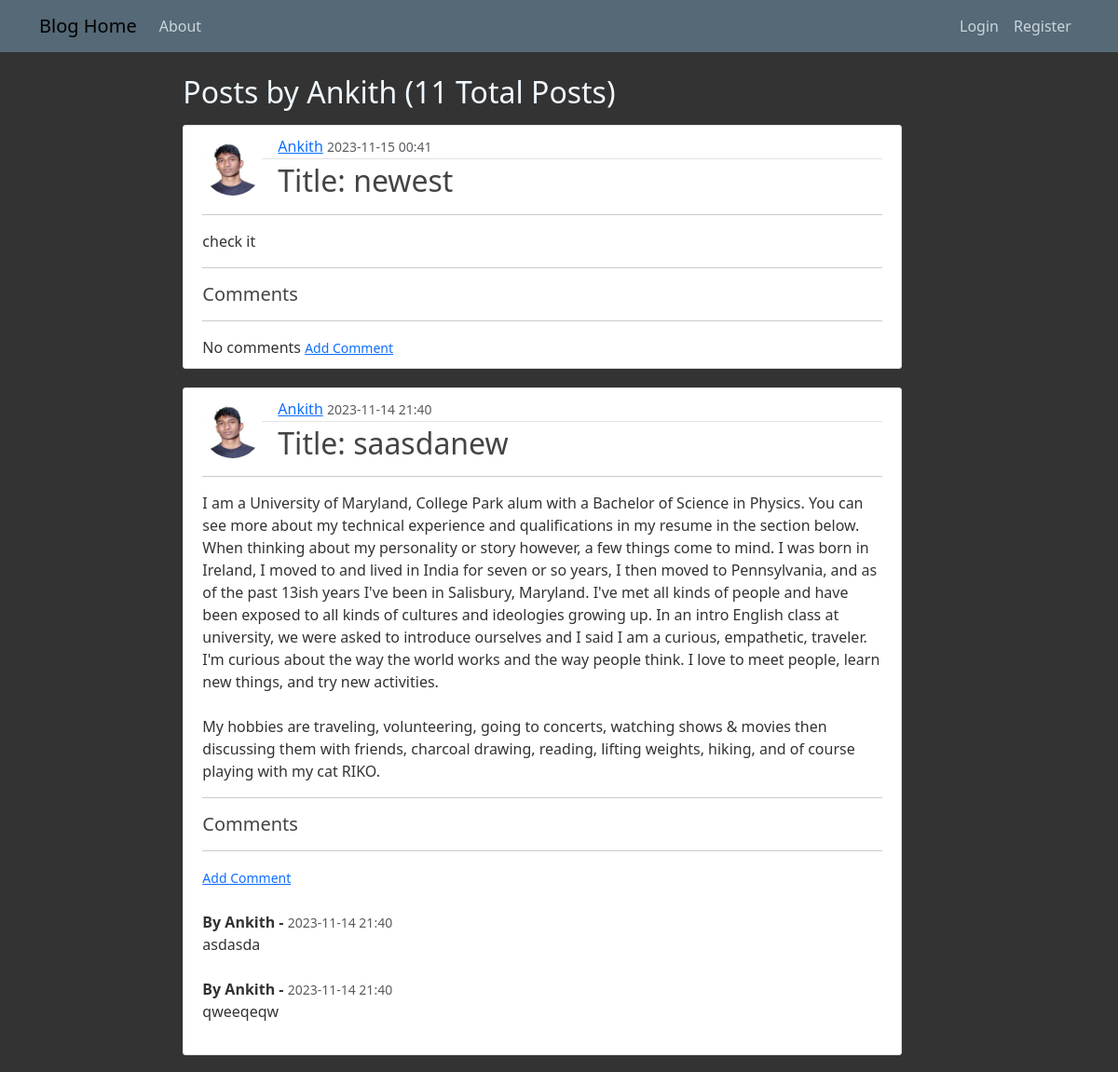
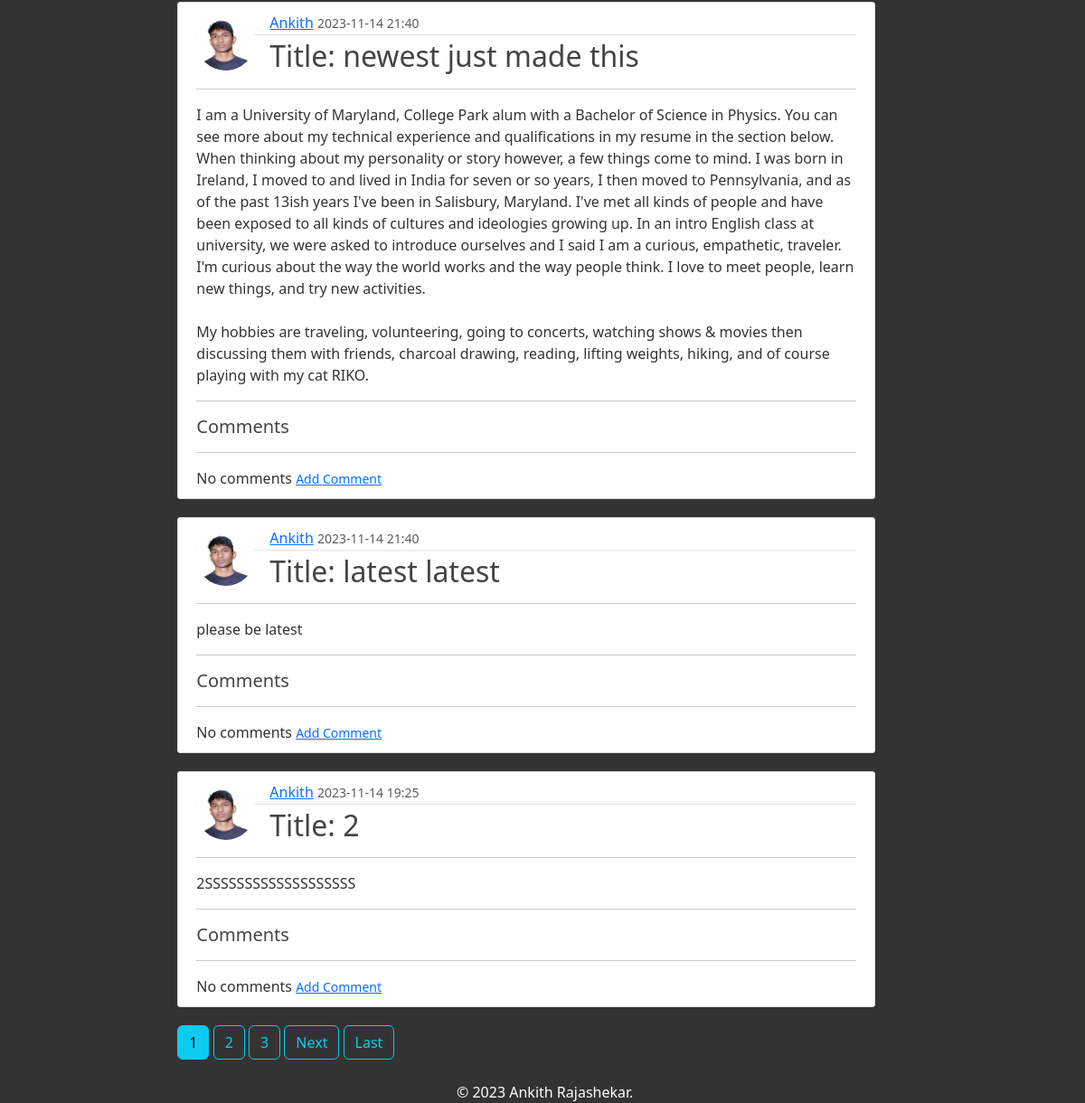
Page /user/Ankith/ on the earlier database version (2 pictures, top to bottom).
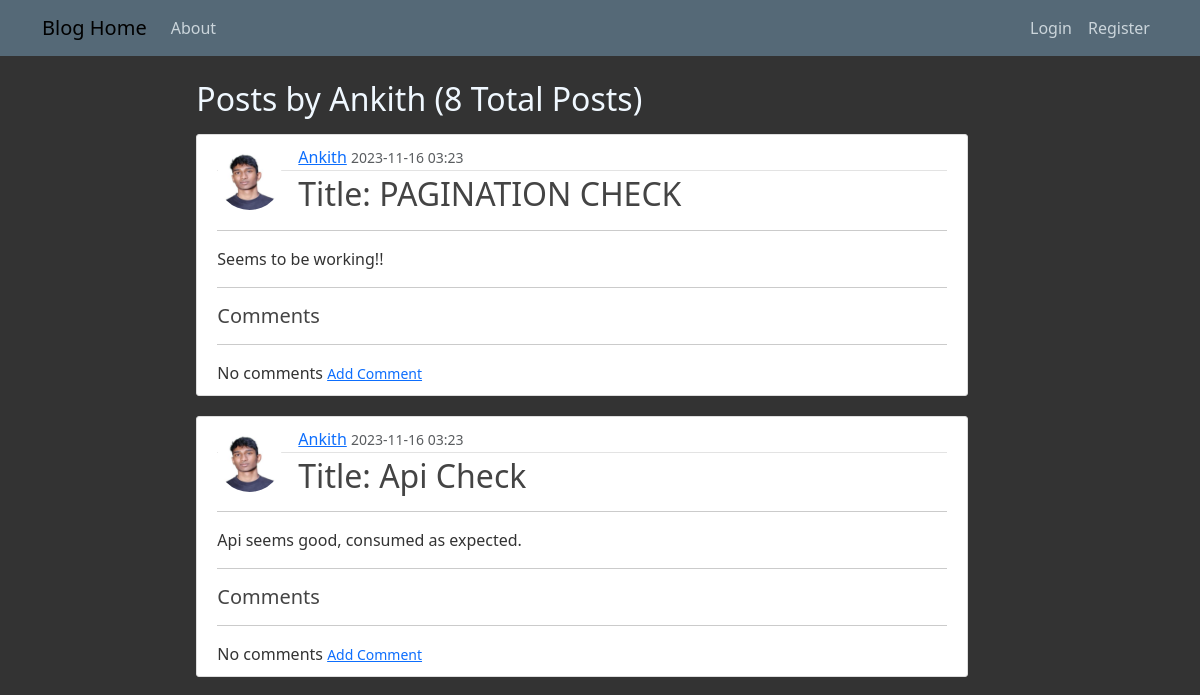
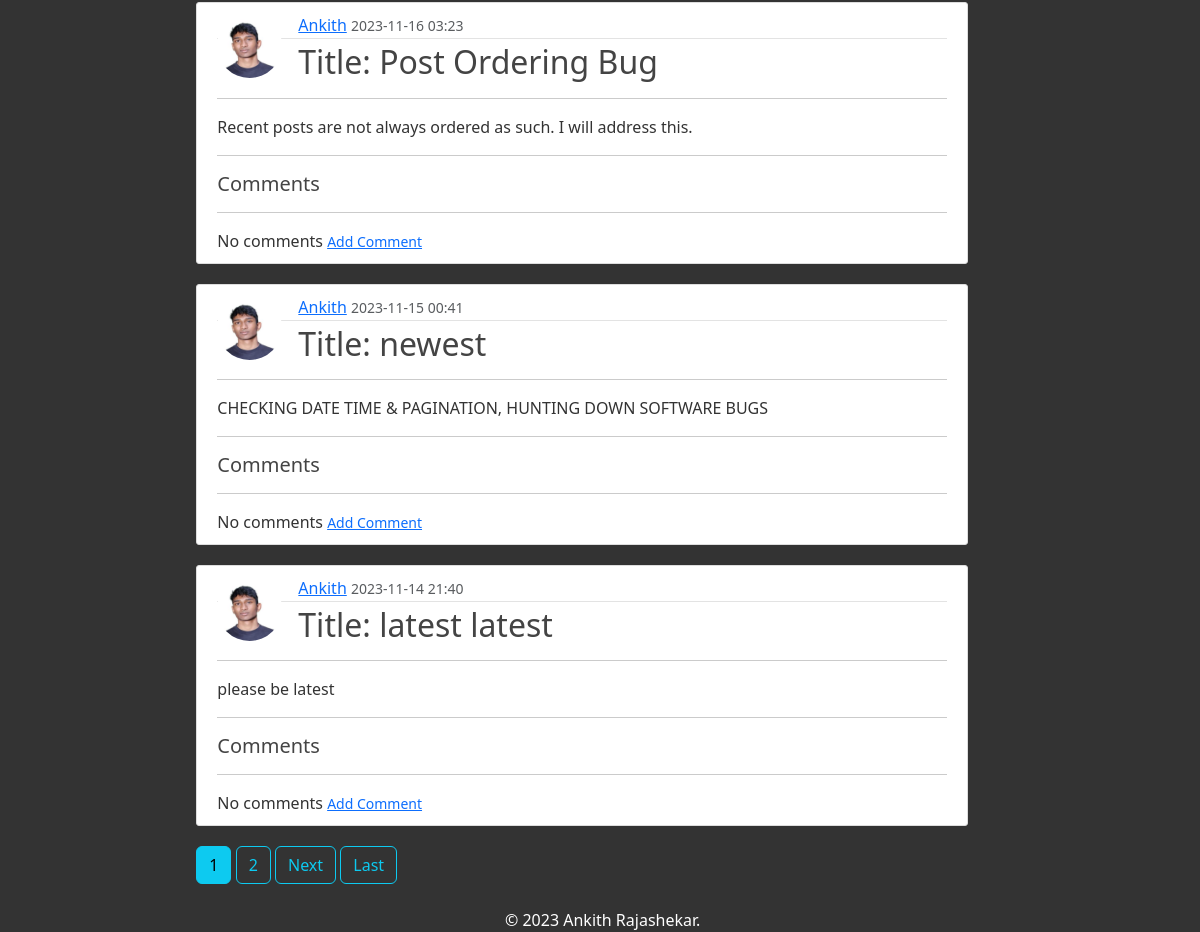
Same page on the later database version (2 pictures, top to bottom).
### blog/models.py (models this page shows, shortened)
class Post(models.Model):
  title = models.CharField(max_length=100)
  content = models.TextField()
  date_posted = models.CharField(default=str(dateformat.format(timezone.now(), 'Y-m-d H:i')), max_length=70)
  user = models.ForeignKey(User, on_delete = models.CASCADE) #this just relates the User model to the author field, but it doesn't get the currently logged in user.
  author = models.TextField(default='user', max_length=100)
  image_url = models.URLField(max_length=300)

class Comment(models.Model):
  post = models.ForeignKey(Post, related_name="comments", on_delete = models.CASCADE)
  user = models.ForeignKey(User, on_delete = models.CASCADE)
  author = models.CharField(max_length=100)
  content = models.TextField(max_length=500)
  date_posted = models.CharField(default=str(dateformat.format(timezone.now(), 'Y-m-d H:i')), max_length=70)

### users/models.py (models this page shows, shortened)
class Profile(models.Model):
    user = models.OneToOneField(User, on_delete=models.CASCADE)
    username = models.TextField(default='user', max_length=100)
    email = models.EmailField(default='email@email.com')
    image = models.ImageField(default='default.jpg', upload_to='profile_pics') #store locally

### blog/views.py (the view)
# urls.py: path('user/<str:username>/', UserPostListView.as_view(), name='user-post'),
class UserPostListView(ListView): #View for an object we will be looping over to display, this must be provided
    model = Post
    template_name = 'blog/user_posts.html'
    context_object_name = 'posts'
    paginate_by = 5
    def get_queryset(self): #modify/override query_set that this view returns
        user = get_object_or_404(User, username=self.kwargs.get('username')) #get username from url using shortcut 'get_object_or_404'. variables sent in are stored as kwargs and accessed by instance of class-view via self
        return Post.objects.filter(user=user).order_by('-date_posted') #ordering was also overriden, so we add proper ordering in return here

### blog/templates/blog/user_posts.html (shortened to what this page needs)
{% extends "blog/base.html" %}
{% block content %}
  <h2 class = "mb-3 offset-md-2" style =color:aliceblue> Posts by {{view.kwargs.username}} ({{page_obj.paginator.count}} Total Posts)</h1>
  {%for post in posts%}
    <article class="media content-section offset-md-2">
      <img class = "float-start rounded-circle article-img" src = "{{post.user.profile.image.url}}">
      <div class="media-body">
        <div class="article-metadata">
          <a class="mr-2" href="{%url 'user-post' post.user.username%}">{{ post.user }}</a>
          <small class="text-muted">{{ post.date_posted }}</small>
        </div>
        <h2><a class="text-decoration-none article-title" href="{% url 'post-detail' post.pk %}">Title: {{ post.title }}</a></h2>
        <div>
          <hr>
          <p class="article-content">{{ post.content }}</p>
        </div>
      </div>
      <div>
        <hr>
        <h5 class="article-content">Comments</h5>
        <hr>
        {% if not post.comments.all %}
          No comments
          <small class="text-muted">
            <a href="{%url 'comment-create' post.pk%}">Add Comment</a>
          </small>
        {%else%}
          <small class="text-muted">
            <a href="{%url 'comment-create' post.pk%}">Add Comment</a>
          </small>
          <br>
          {%for comment in post.comments.all%}
            <br>
            <strong>By {{comment.author}} - </strong>
            <small class="text-muted">{{ comment.date_posted}}</small>
            <br>
            {{comment.content}}
            <br>
          {%endfor%}
          <br>
        {%endif%}
      </div>
    </article>
  {%endfor%}
  {% if is_paginated %}
  {% for num in page_obj.paginator.page_range %}
    {% if page_obj.number == num and page_obj.has_previous == False%}
      <a class="btn btn-info mb-4 offset-md-2" href="?page={{num}}">{{num}}</a>
    {% elif page_obj.number == num%}
      <a class="btn btn-info mb-4" href="?page={{num}}">{{num}}</a>
    {% elif num > page_obj.number|add:'-3' and num < page_obj.number|add:'3'%}
      <a class="btn btn-outline-info mb-4" href="?page={{num}}">{{num}}</a>
    {%endif%}
  {%endfor%}
  {% if page_obj.has_next %}
    <a class="btn btn-outline-info mb-4" href="?page={{page_obj.next_page_number}}">Next</a>
    <a class="btn btn-outline-info mb-4" href="?page={{page_obj.paginator.num_pages}}">Last</a>
  {%endif%}
  {%endif%}
{% endblock content %}

### blog/templates/blog/base.html (shortened to what this page needs)
{% load static %}
<!DOCTYPE html>
<html>
  <head>
    <link href="https://cdn.jsdelivr.net/npm/bootstrap@5.3.0/dist/css/bootstrap.min.css" rel="stylesheet">
    <link rel="stylesheet" href="https://cdnjs.cloudflare.com/ajax/libs/font-awesome/5.15.4/css/all.min.css">
    <link rel="stylesheet" type="text/css" href="{% static 'blog/main.css'%}">
  </head>
  <body>
    <header class="site-header">
      <nav class="navbar navbar-expand-md navbar-light bg-steel fixed-top">
        <div class="container">
          <a class="navbar-brand mr-4" href="/">Blog Home</a>
          <div class="collapse navbar-collapse" id="navbarToggle">
            <div class="navbar-nav mr-auto">
              <a class="nav-item nav-link" href="{% url 'blog-about' %}">About</a>
            </div>
            <div class=" navbar-nav ms-auto">
              {% if user.is_authenticated %}
                <a class="nav-item nav-link" href="{% url 'post-create' %}">New Post</a>
                <a class="nav-item nav-link" href="{%url 'user-post' user.username%}">My Posts</a>
                <a class="nav-item nav-link" href="{%url 'user-comments' %}">My Comments</a>
                <a class="nav-item nav-link" href="{% url 'profile' %}"> Profile</a>
                <a class="nav-item nav-link" href="{% url 'logout' %}">Logout</a>
              {% else %}
                <a class="nav-item nav-link" href="{% url 'login' %}">Login</a>
                <a class="nav-item nav-link" href="{% url 'register' %}">Register</a>
              {% endif %}
            </div>
          </div>
        </div>
      </nav>
    </header>
    <main role="main" class="container">
      <div class="row">
        <div class="col-lg-10">
          {% block content %}
          {% endblock %}
          <div class="offset-md-6" style="position:relative; bottom: 0px; color:#ffffff">
            © 2023 Ankith Rajashekar.
          </div>
        </div>
      </div>
    </main>
  </body>
</html>

### blog/static/blog/main.css (style rules this page uses)
body { background: #333333; color: #333333; margin-top: 5rem; }
h1, h2, h3, h4, h5, h6 { color: #444444; }
.bg-steel { background-color: #556977; }
.site-header .navbar-nav .nav-link { color: #cbd5db; }
.content-section { background: #ffffff; padding: 10px 20px; border: 1px solid #dddddd; border-radius: 3px; margin-bottom: 20px; }
.article-title { color: #444444; }
.article-content { white-space: pre-line; margin-top: 16px; }
.article-img { height: 65px; width: 65px; margin-right: 16px; }
.article-metadata { padding-bottom: 1px; margin-bottom: 4px; border-bottom: 1px solid #e3e3e3 }

Differences in the rows shown:
removed Post: user.profile.image (picture), user "Ankith", date_posted "2023-11-14 21:40", title "saasdanew", content "I am a University of Maryland, College Park alum with a Bachelor of Science in Physics. You can see more about my technical experience and qualifications in my resume in the section below. When thinking about my personality or story however, a few things come to mind. I was born in Ireland, I moved to and lived in India for seven or so years, I then moved to Pennsylvania, and as of the past 13ish years I've been in Salisbury, Maryland. I've met all kinds of people and have been exposed to all kinds of cultures and ideologies growing up. In an intro English class at university, we were asked to introduce ourselves and I said I am a curious, empathetic, traveler. I'm curious about the way the…"
removed Comment: author "Ankith", date_posted "2023-11-14 21:40", content "asdasda"
removed Comment: author "Ankith", date_posted "2023-11-14 21:40", content "qweeqeqw"
removed Post: user.profile.image (picture), user "Ankith", date_posted "2023-11-14 21:40", title "newest just made this", content "I am a University of Maryland, College Park alum with a Bachelor of Science in Physics. You can see more about my technical experience and qualifications in my resume in the section below. When thinking about my personality or story however, a few things come to mind. I was born in Ireland, I moved to and lived in India for seven or so years, I then moved to Pennsylvania, and as of the past 13ish years I've been in Salisbury, Maryland. I've met all kinds of people and have been exposed to all kinds of cultures and ideologies growing up. In an intro English class at university, we were asked to introduce ourselves and I said I am a curious, empathetic, traveler. I'm curious about the way the…", shows "No comments"
removed Post: user.profile.image (picture), user "Ankith", date_posted "2023-11-14 19:25", title "2", content "2SSSSSSSSSSSSSSSSSSS", shows "No comments"
added Post: user.profile.image (picture), user "Ankith", date_posted "2023-11-16 03:23", title "PAGINATION CHECK", content "Seems to be working!!", shows "No comments"
added Post: user.profile.image (picture), user "Ankith", date_posted "2023-11-16 03:23", title "Api Check", content "Api seems good, consumed as expected.", shows "No comments"
added Post: user.profile.image (picture), user "Ankith", date_posted "2023-11-16 03:23", title "Post Ordering Bug", content "Recent posts are not always ordered as such. I will address this.", shows "No comments"
changed Post "newest": content "check it" → "CHECKING DATE TIME & PAGINATION, HUNTING DOWN SOFTWARE BUGS"
Other differences:
{{ page_obj.paginator.count }}: "11" → "8"
list line gone: "3"
